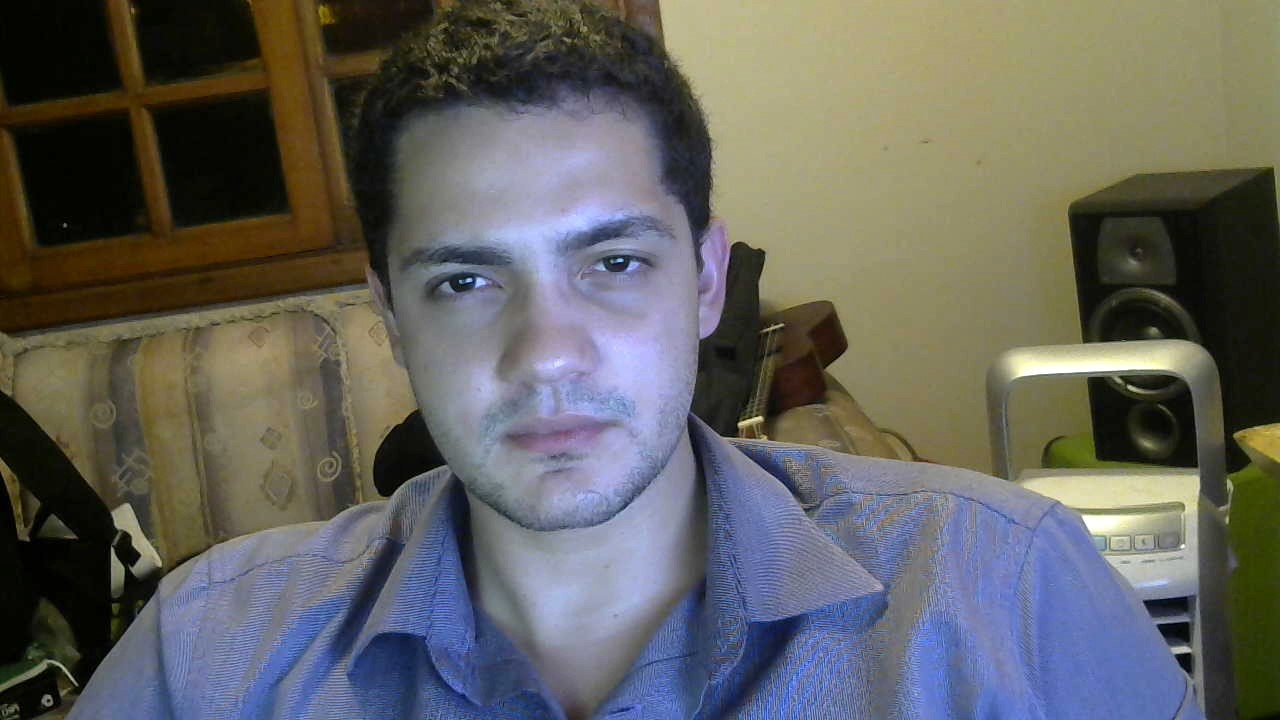
#> input picture lab_4/img.jpg, 1280 x 720 px
$ python main.py
#> lines starting #> are read from the running program, lines starting #| are printed output that depends on the picture
import cv2
from matplotlib import pyplot as plt

# le a imagem
img = cv2.imread('img.jpg')
#> img is the input picture: shape (720, 1280, 3); mean B, G, R 95, 98.7, 99
img_oculos = cv2.imread('img_oculos.jpg')
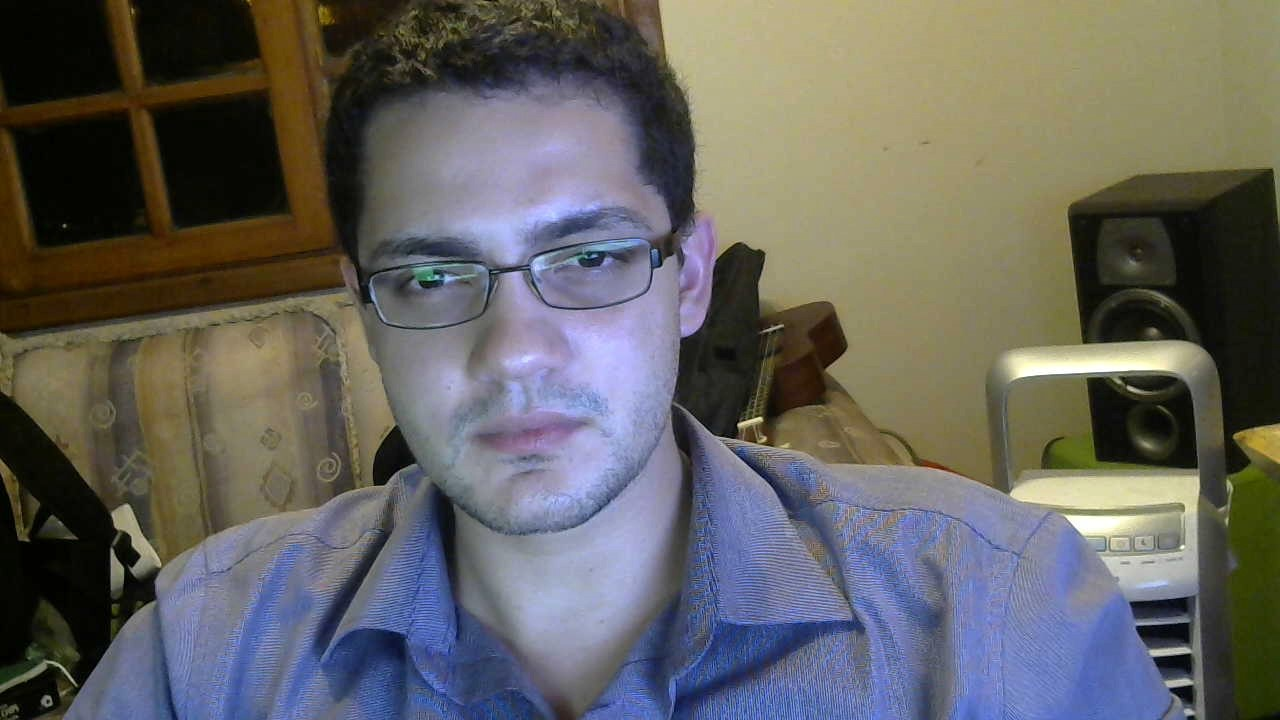
#> input picture lab_4/img_oculos.jpg, 1280 x 720 px
#> img_oculos is the input picture: shape (720, 1280, 3); mean B, G, R 96.1, 99.1, 100.3

# cria os classificadores
classificador_face = cv2.CascadeClassifier('haarcascade_frontalface_default.xml')
classificador_olhos = cv2.CascadeClassifier('haarcascade_eye_tree_eyeglasses.xml')

#variavel auxiliar
i = 1
imagens = [img, img_oculos]
imagens_descricao = ['Foto', 'Foto com óculos']
for (img, img_descricao) in zip(imagens, imagens_descricao):
    # converte imagem para cinza
    img_cinza = cv2.cvtColor(img, cv2.COLOR_BGR2GRAY)
    # detecta a face
    faces = classificador_face.detectMultiScale(img_cinza, 1.3, 5)
    for (x, y, w, h) in faces:
        cv2.rectangle(img, (x, y), (x + w, y + h), (255, 0, 0), 2)
        regiao_interesse_cinza = img_cinza[y:y + h, x:x + w]
        regiao_interesse_colorido = img[y:y + h, x:x + w]
        olhos = classificador_olhos.detectMultiScale(regiao_interesse_cinza)
        for (ex, ey, ew, eh) in olhos:
            cv2.rectangle(regiao_interesse_colorido, (ex, ey), (ex + ew, ey + eh), (0, 255, 0), 2)
    RGB_img = cv2.cvtColor(img, cv2.COLOR_BGR2RGB)
    plt.subplot(2, 1, i), plt.imshow(RGB_img), plt.title(img_descricao), plt.xticks([]), plt.yticks([])
    i += 1
#> this loop made 2 passes
#> (img_descricao, faces, i) on passes 1 to 2: ('Foto', [[344, 132, 391, 391]], 2), ('Foto com óculos', [[299, 109, 428, 428]], 3)
#> pass 1, `img_cinza = cv2.cvtColor(img, cv2.COLOR_BGR2GRAY)`:
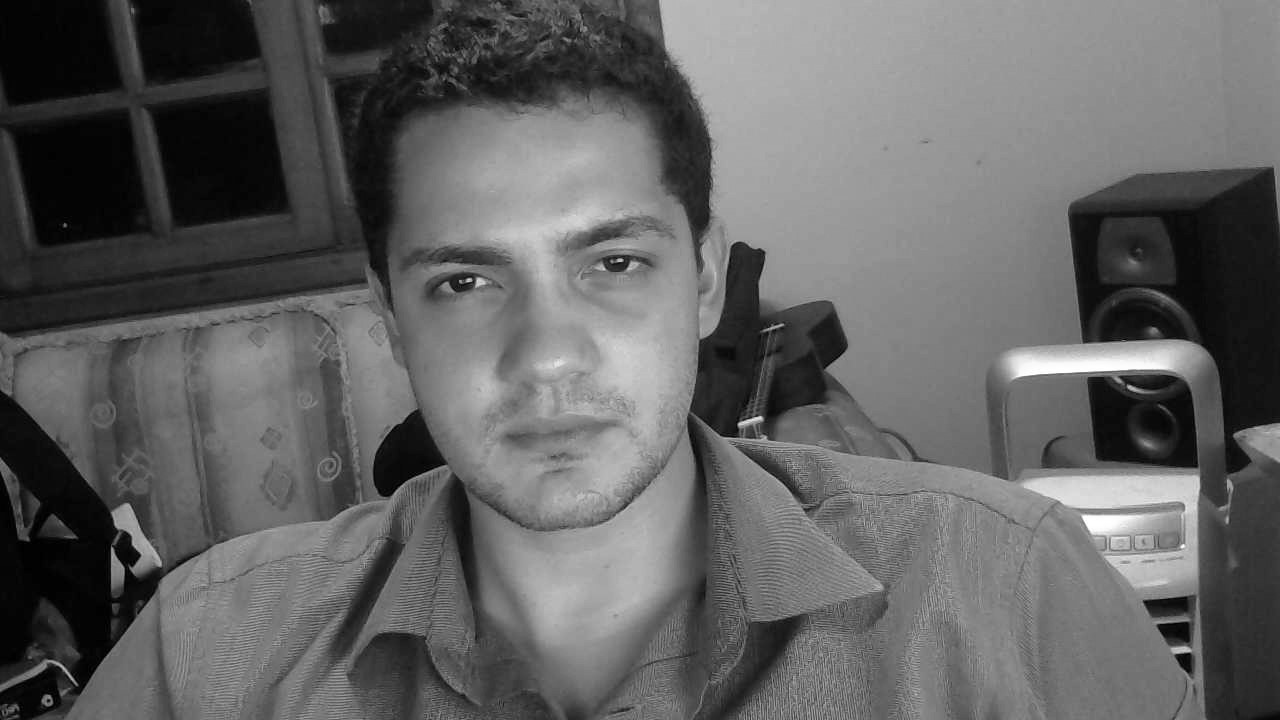
#> img_cinza: shape (720, 1280); min 0, max 255, mean 98.4
#> pass 2, `img_cinza = cv2.cvtColor(img, cv2.COLOR_BGR2GRAY)`:
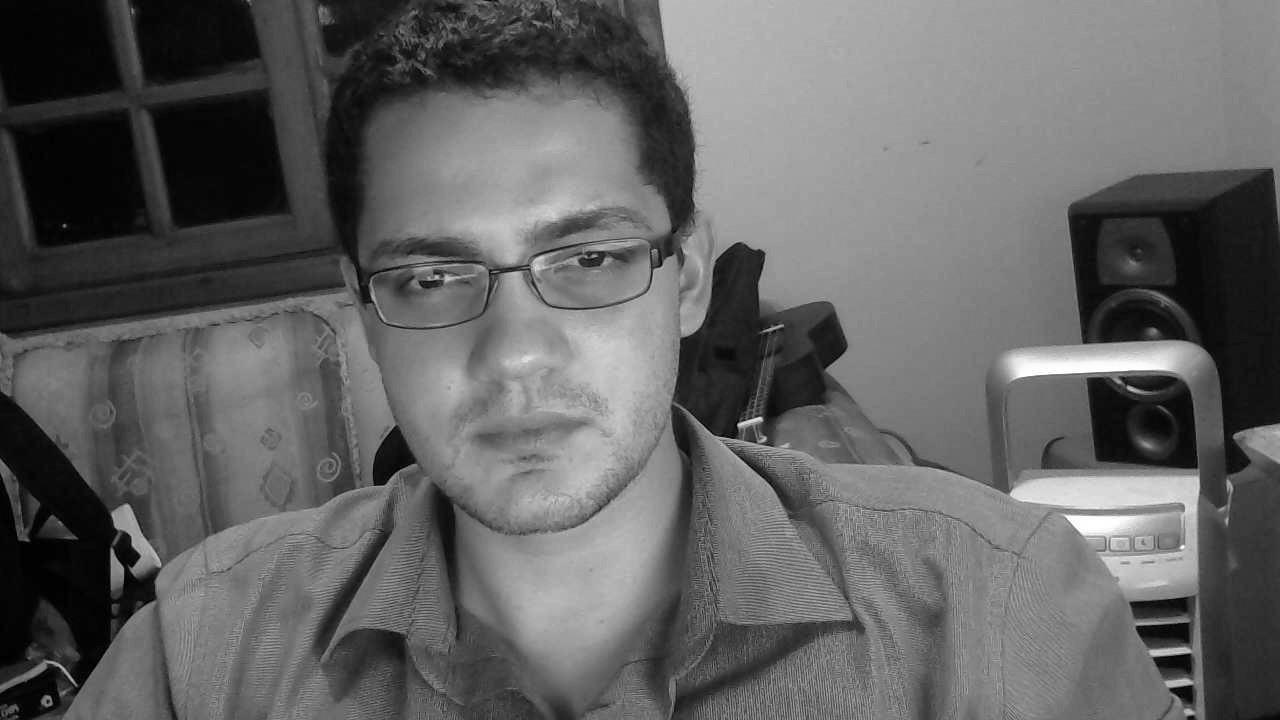
#> img_cinza: shape (720, 1280); min 0, max 255, mean 99.1
#> after the loop:
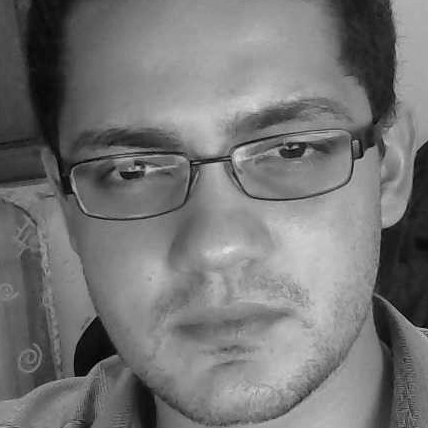
#> regiao_interesse_cinza: shape (428, 428); min 0, max 225, mean 117.2
#> after the loop:
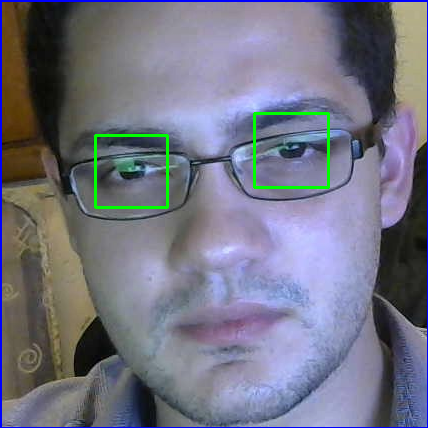
#> regiao_interesse_colorido: shape (428, 428, 3); mean B, G, R 130.8, 115.3, 114.1
#> after the loop, i = 3
plt.show()
